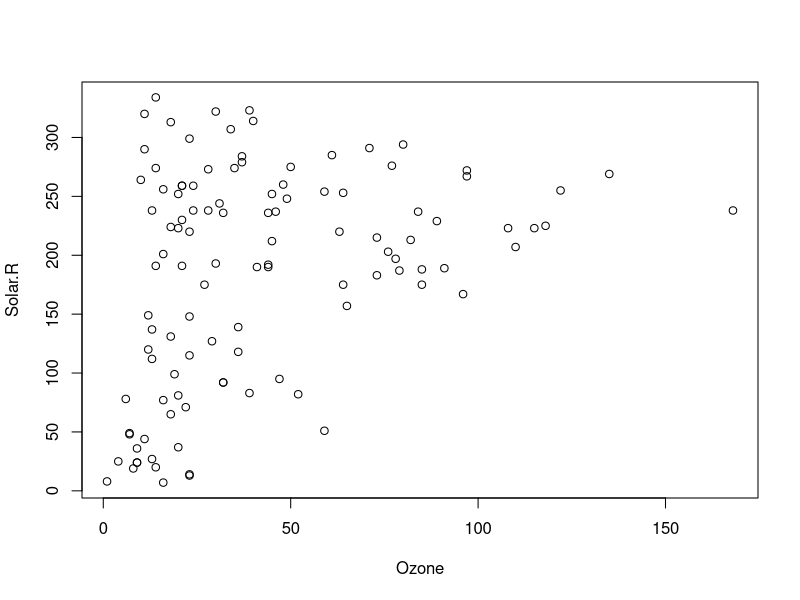
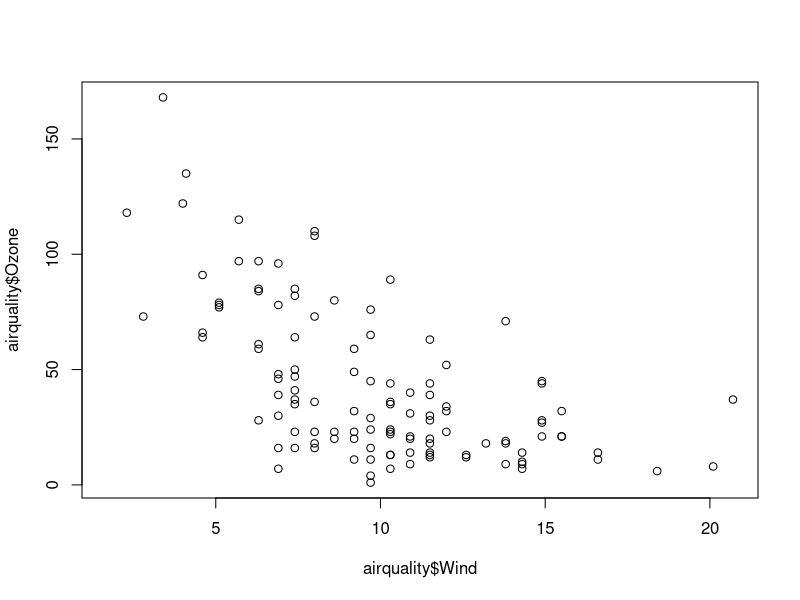
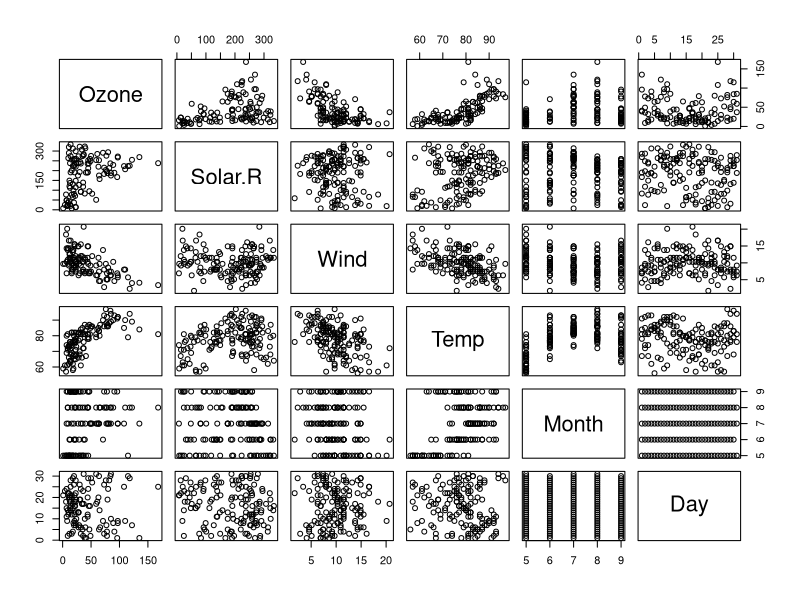
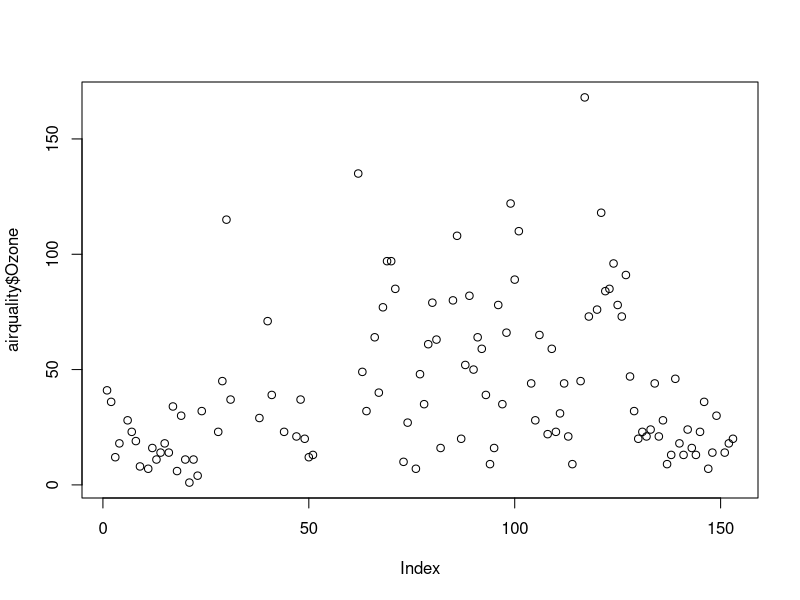
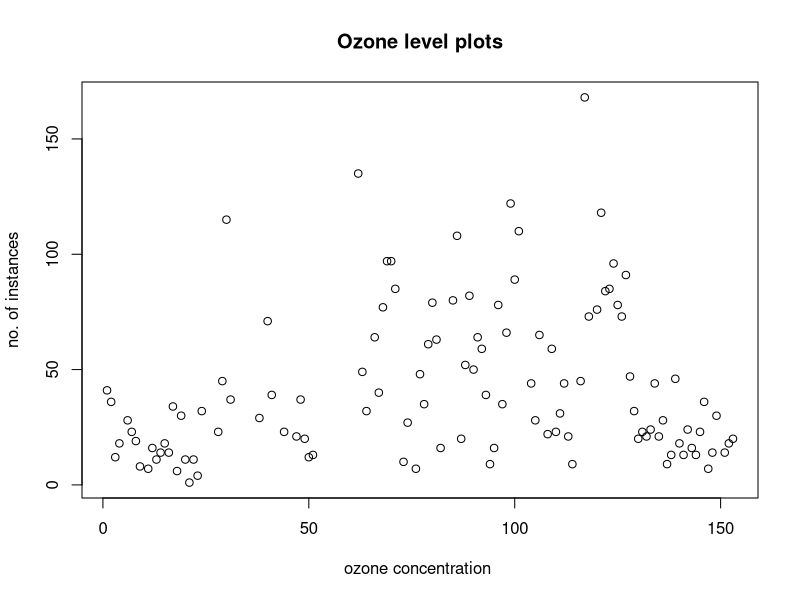
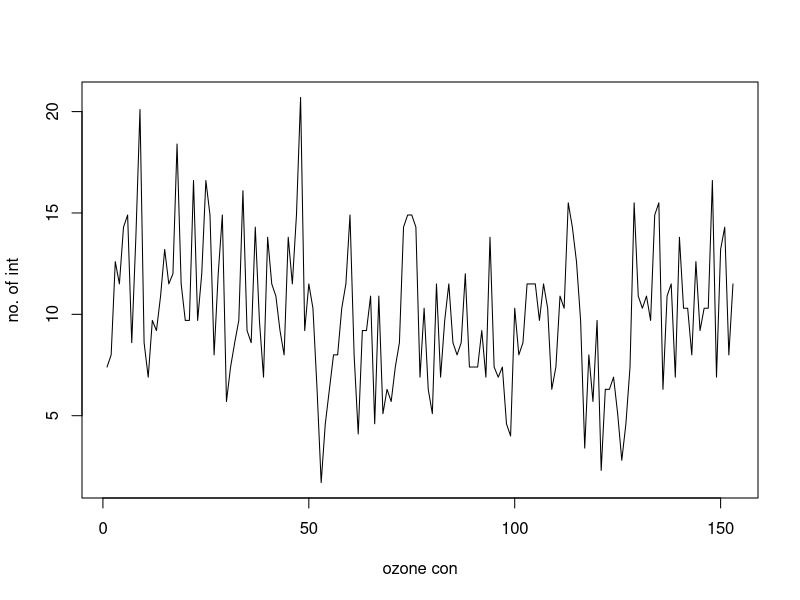
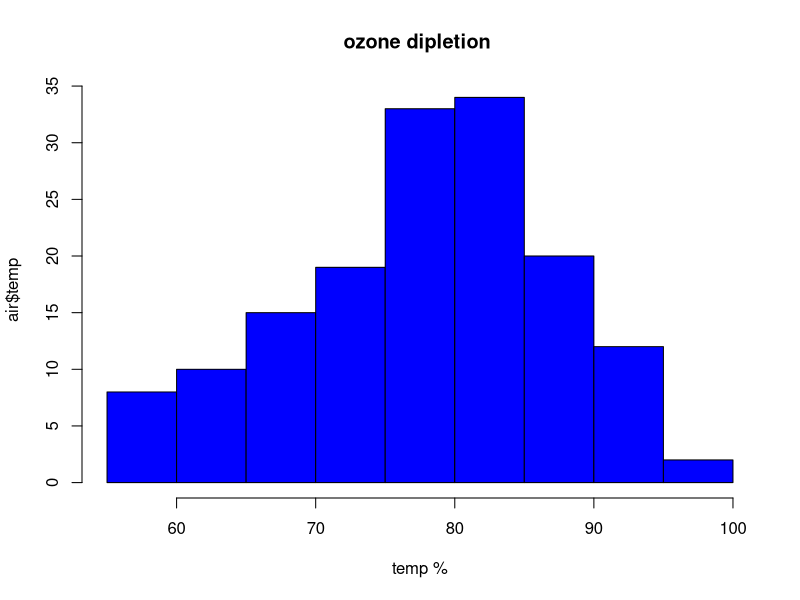
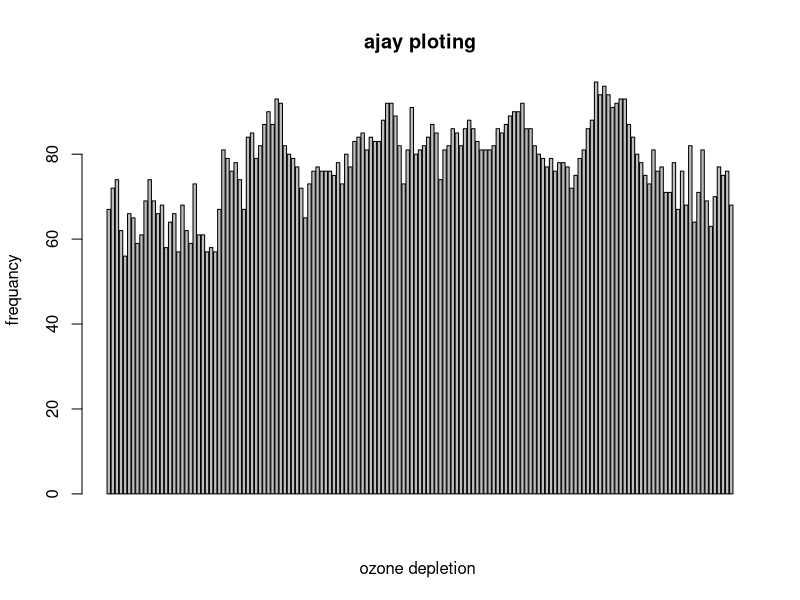

Write R code to recreate these figures, in order.
airquality = datasets::airquality
#top 10  rows 
head ( airquality , 10 )
#bottom 10  rows 
tail ( airquality ,  10 )
#coloumns 
airquality[c(1:10),c(1,2,5,4)]
df = airquality  [ , -6 ]
#how to print only excepted coloumn 
airquality$Solar.R
airquality$Wind
#how to summary 
summary(airquality$Temp)
summary(airquality)
#graphical representation 
plot.default(airquality)
plot(airquality$Wind,airquality$Ozone)
plot(airquality)
plot(airquality$Ozone , type = "p")
plot(airquality$Ozone,xlab='ozone concentration ',ylab = 'no. of instances',type="p",main='Ozone level plots')
plot(airquality$Wind,xlab = 'ozone con', ylab = 'no. of int',type = "l")
#histogram 
hist(airquality$Temp,xlab='temp %',ylab='air$temp',main= 'ozone dipletion ',col = 'blue')
# bar plot 
barplot(airquality$Temp,xlab='ozone depletion ',ylab = 'frequancy',main = 'ajay ploting' ,horiz = F ,axes = T)
#boxplot
boxplot(airquality$Wind)
boxplot.stats(airquality$Wind)$out
boxplot(airquality[,1:4],main='boxplot',xlab='amount')        
